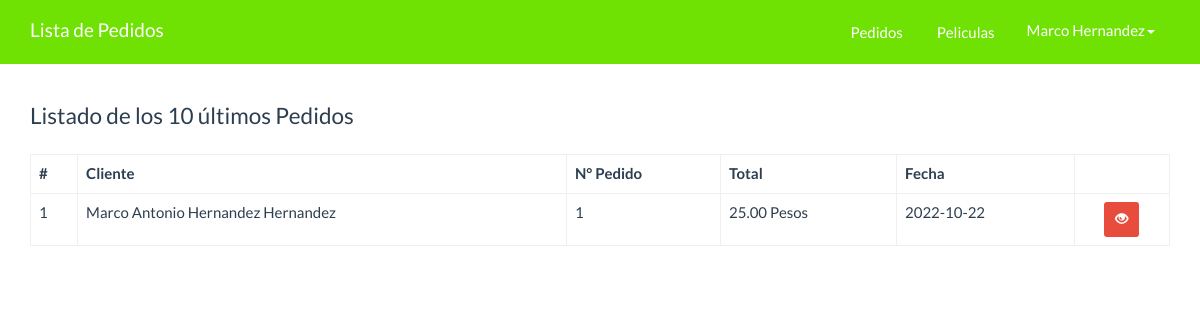
The app's page /panel/dashboard.php (signed in) with its own data.
### tables this page shows
CREATE TABLE `pedidos` (
  `id` int(10) NOT NULL,
  `cliente_id` int(11) NOT NULL,
  `total` decimal(10,2) NOT NULL,
  `fecha` date NOT NULL,
  `estado` int(11) NOT NULL DEFAULT '1'
);

CREATE TABLE `clientes` (
  `id` int(11) NOT NULL,
  `nombre` varchar(80) NOT NULL,
  `apellidos` varchar(100) NOT NULL,
  `email` varchar(50) NOT NULL,
  `telefono` varchar(15) NOT NULL,
  `comentario` varchar(300) NOT NULL
);

### src/Pedido.php (called while the page is built, shortened)
<?php
class Pedido{
    private $cn = null;
    public function __construct(){
        $this->config = parse_ini_file(__DIR__.'/../config.ini') ;
        $this->cn = new \PDO( $this->config['dns'], $this->config['usuario'],$this->config['clave'],array(
            \PDO::MYSQL_ATTR_INIT_COMMAND => 'SET NAMES utf8'
        ));
    }
    public function mostrarUltimos()
    {
        $sql = "SELECT p.id, nombre, apellidos, email, total, fecha FROM pedidos p
        INNER JOIN clientes c ON p.cliente_id = c.id ORDER BY p.id DESC LIMIT 10";
        $resultado = $this->cn->prepare($sql);
        if($resultado->execute())
            return  $resultado->fetchAll();
        return false;
    }
}

### panel/dashboard.php (the view, shortened to what this page needs)
<!DOCTYPE html>
<html lang="en">
  <head>
    <link rel="stylesheet" href="../assets/css/bootstrap.min.css">
    <link rel="stylesheet" href="../assets/css/estilos.css">
  </head>
  <body>
    <nav class="navbar navbar-default navbar-fixed-top">
      <div class="container">
        <div class="navbar-header">
          <a class="navbar-brand" href="index.php">Lista de Pedidos</a>
        </div>
        <div id="navbar" class="navbar-collapse collapse">
          <ul class="nav navbar-nav pull-right">
            <li>
              <a href="pedidos/index.php" class="btn">Pedidos</a>
            </li>
            <li>
              <a href="peliculas/index.php" class="btn">Peliculas</a>
            </li>
            <li class="dropdown">
                <a href="#" class="dropdown-toggle" data-toggle="dropdown" role="button" aria-haspopup="true" aria-expanded="false"><?php print $_SESSION['usuario_info']['nombre_usuario'] ?><span class="caret"></span></a>
            </li>
          </ul>
        </div>
      </div>
    </nav>
    <div class="container" id="main">
    <div class="row">
          <div class="col-md-12">
             <fieldset>
              <legend>Listado de los 10 últimos Pedidos</legend>
                <table class="table table-bordered">
                  <thead>
                    <tr>
                      <th>#</th>
                      <th>Cliente</th>
                      <th>N° Pedido</th>
                      <th>Total</th>
                      <th>Fecha</th>
                      <th></th>
                    </tr>
                  </thead>
                  <tbody>
                    <?php
                      $pedido = new kawschool\Pedido;
                      $info_pedido = $pedido->mostrarUltimos();
                      $cantidad = count($info_pedido);
                      if($cantidad > 0){
                        $c=0;
                      for($x =0; $x < $cantidad; $x++){
                        $c++;
                        $item = $info_pedido[$x];
                    ?>
                    <tr>
                      <td><?php print $c?></td>
                      <td><?php print $item['nombre'].' '.$item['apellidos']?></td>
                      <td><?php print $item['id']?></td>
                      <td><?php print $item['total']?> Pesos</td>
                      <td><?php print $item['fecha']?></td>
                      <td class="text-center">
                        <a href="pedidos/ver.php?id=<?php print $item['id'] ?>" class="btn btn-danger btn-sm"><span class="glyphicon glyphicon-eye-open"></span></a>
                      </td>
                    </tr>
                    <?php
                      }
                    }else{
                    ?>
                    <tr>
                      <td colspan="6">NO HAY REGISTROS</td>
                    </tr>
                    <?php }?>
                  </tbody>
                </table>
             </fieldset>
          </div>
        </div>
    </div>
  </body>
</html>

### assets/css/estilos.css (style rules this page uses)
#main { margin-top: 100px; }

### records on screen
pedidos: cliente.nombre "Marco Antonio", cliente.apellidos "Hernandez Hernandez", id "1", total "25.00", fecha "2022-10-22"

### other values on screen
$_SESSION['usuario_info']['nombre_usuario'] "Marco Hernandez"
